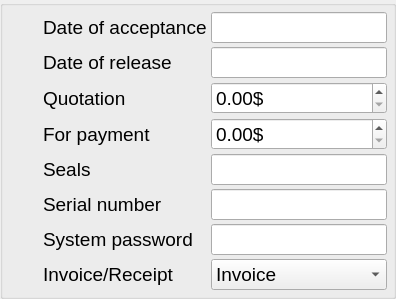
     <widget class="QWidget" name="tab_1">
      <attribute name="icon">
       <iconset resource="../../resources.qrc">
        <normaloff>:/PNG/IMG/order.png</normaloff>:/PNG/IMG/order.png</iconset>
      </attribute>
      <attribute name="title">
       <string>Information</string>
      </attribute>
      <layout class="QGridLayout" name="gridLayout_3">
       <property name="leftMargin">
        <number>0</number>
       </property>
       <property name="topMargin">
        <number>0</number>
       </property>
       <property name="rightMargin">
        <number>0</number>
       </property>
       <property name="bottomMargin">
        <number>0</number>
       </property>
       <property name="spacing">
        <number>4</number>
       </property>
       <item row="0" column="0">
        <widget class="QGroupBox" name="groupBox_4">
         <property name="title">
          <string/>
         </property>
         <layout class="QGridLayout" name="gridLayout_12">
          <property name="leftMargin">
           <number>6</number>
          </property>
          <property name="topMargin">
           <number>6</number>
          </property>
          <property name="rightMargin">
           <number>6</number>
          </property>
          <property name="bottomMargin">
           <number>6</number>
          </property>
          <property name="spacing">
           <number>4</number>
          </property>
          <item row="7" column="2">
           <widget class="QLineEdit" name="lineEdit_system_password">
            <property name="minimumSize">
             <size>
              <width>0</width>
              <height>30</height>
             </size>
            </property>
            <property name="font">
             <font>
              <pointsize>14</pointsize>
             </font>
            </property>
            <property name="focusPolicy">
             <enum>Qt::ClickFocus</enum>
            </property>
           </widget>
          </item>
          <item row="1" column="2">
           <widget class="QLineEdit" name="lineEdit_release_time">
            <property name="minimumSize">
             <size>
              <width>0</width>
              <height>30</height>
             </size>
            </property>
            <property name="font">
             <font>
              <pointsize>14</pointsize>
             </font>
            </property>
            <property name="focusPolicy">
             <enum>Qt::ClickFocus</enum>
            </property>
            <property name="readOnly">
             <bool>true</bool>
            </property>
           </widget>
          </item>
          <item row="0" column="2">
           <widget class="QLineEdit" name="lineEdit_admission_time">
            <property name="minimumSize">
             <size>
              <width>0</width>
              <height>30</height>
             </size>
            </property>
            <property name="font">
             <font>
              <pointsize>14</pointsize>
             </font>
            </property>
            <property name="focusPolicy">
             <enum>Qt::ClickFocus</enum>
            </property>
            <property name="readOnly">
             <bool>true</bool>
            </property>
           </widget>
          </item>
          <item row="3" column="1">
           <widget class="QLabel" name="label_paid">
            <property name="minimumSize">
             <size>
              <width>0</width>
              <height>30</height>
             </size>
            </property>
            <property name="font">
             <font>
              <pointsize>14</pointsize>
             </font>
            </property>
            <property name="text">
             <string>For payment</string>
            </property>
           </widget>
          </item>
          <item row="4" column="1">
           <widget class="QLabel" name="label_seals">
            <property name="minimumSize">
             <size>
              <width>0</width>
              <height>30</height>
             </size>
            </property>
            <property name="font">
             <font>
              <pointsize>14</pointsize>
             </font>
            </property>
            <property name="text">
             <string>Seals</string>
            </property>
           </widget>
          </item>
          <item row="8" column="1">
           <widget class="QLabel" name="label_receipt_fv">
            <property name="minimumSize">
             <size>
              <width>0</width>
              <height>30</height>
             </size>
            </property>
            <property name="font">
             <font>
              <pointsize>14</pointsize>
             </font>
            </property>
            <property name="text">
             <string>Invoice/Receipt </string>
            </property>
           </widget>
          </item>
          <item row="4" column="2">
           <widget class="QLineEdit" name="lineEdit_seals">
            <property name="minimumSize">
             <size>
              <width>0</width>
              <height>30</height>
             </size>
            </property>
            <property name="font">
             <font>
              <pointsize>14</pointsize>
             </font>
            </property>
            <property name="focusPolicy">
             <enum>Qt::ClickFocus</enum>
            </property>
           </widget>
          </item>
          <item row="0" column="1">
           <widget class="QLabel" name="label_admission_time">
            <property name="minimumSize">
             <size>
              <width>0</width>
              <height>30</height>
             </size>
            </property>
            <property name="font">
             <font>
              <pointsize>14</pointsize>
             </font>
            </property>
            <property name="text">
             <string>Date of acceptance</string>
            </property>
           </widget>
          </item>
          <item row="6" column="1">
           <widget class="QLabel" name="label_serial_number">
            <property name="minimumSize">
             <size>
              <width>0</width>
              <height>30</height>
             </size>
            </property>
            <property name="font">
             <font>
              <pointsize>14</pointsize>
             </font>
            </property>
            <property name="text">
             <string>Serial number</string>
            </property>
           </widget>
          </item>
          <item row="1" column="1">
           <widget class="QLabel" name="label_release_time">
            <property name="minimumSize">
             <size>
              <width>0</width>
              <height>30</height>
             </size>
            </property>
            <property name="font">
             <font>
              <pointsize>14</pointsize>
             </font>
            </property>
            <property name="text">
             <string>Date of release</string>
            </property>
           </widget>
          </item>
          <item row="7" column="1">
           <widget class="QLabel" name="label_system_password">
            <property name="minimumSize">
             <size>
              <width>0</width>
              <height>30</height>
             </size>
            </property>
            <property name="font">
             <font>
              <pointsize>14</pointsize>
             </font>
            </property>
            <property name="text">
             <string>System password</string>
            </property>
           </widget>
          </item>
          <item row="2" column="1">
           <widget class="QLabel" name="label_valuation">
            <property name="minimumSize">
             <size>
              <width>0</width>
              <height>30</height>
             </size>
            </property>
            <property name="font">
             <font>
              <pointsize>14</pointsize>
             </font>
            </property>
            <property name="text">
             <string>Quotation</string>
            </property>
           </widget>
          </item>
          <item row="8" column="2">
           <widget class="QComboBox" name="comboBox_receipt_fv">
            <property name="minimumSize">
             <size>
              <width>0</width>
              <height>30</height>
             </size>
            </property>
            <property name="font">
             <font>
              <pointsize>14</pointsize>
             </font>
            </property>
            <property name="focusPolicy">
             <enum>Qt::ClickFocus</enum>
            </property>
            <item>
             <property name="text">
              <string>Invoice</string>
             </property>
            </item>
            <item>
             <property name="text">
              <string>Receipt</string>
             </property>
            </item>
           </widget>
          </item>
          <item row="6" column="2">
           <widget class="QLineEdit" name="lineEdit_serial_number">
            <property name="minimumSize">
             <size>
              <width>0</width>
              <height>30</height>
             </size>
            </property>
            <property name="font">
             <font>
              <pointsize>14</pointsize>
             </font>
            </property>
            <property name="focusPolicy">
             <enum>Qt::ClickFocus</enum>
            </property>
           </widget>
          </item>
          <item row="4" column="0">
           <widget class="QLabel" name="label_seals_icon">
            <property name="minimumSize">
             <size>
              <width>30</width>
              <height>30</height>
             </size>
            </property>
            <property name="maximumSize">
             <size>
              <width>30</width>
              <height>30</height>
             </size>
            </property>
            <property name="text">
             <string>&lt;html&gt;&lt;head/&gt;&lt;body&gt;&lt;p align=&quot;center&quot;&gt;&lt;img src=&quot;:/PNG/IMG/stamp.png&quot; width=&quot;30&quot; height=&quot;30&quot;/&gt;&lt;/p&gt;&lt;/body&gt;&lt;/html&gt;</string>
            </property>
           </widget>
          </item>
          <item row="6" column="0">
           <widget class="QLabel" name="label_serial_number_icon">
            <property name="minimumSize">
             <size>
              <width>30</width>
              <height>30</height>
             </size>
            </property>
            <property name="maximumSize">
             <size>
              <width>30</width>
              <height>30</height>
             </size>
            </property>
            <property name="text">
             <string>&lt;html&gt;&lt;head/&gt;&lt;body&gt;&lt;p align=&quot;center&quot;&gt;&lt;img src=&quot;:/PNG/IMG/hash.png&quot; width=&quot;30&quot; height=&quot;30&quot;/&gt;&lt;/p&gt;&lt;/body&gt;&lt;/html&gt;</string>
            </property>
           </widget>
          </item>
          <item row="7" column="0">
           <widget class="QLabel" name="label_system_password_icon">
            <property name="minimumSize">
             <size>
              <width>30</width>
              <height>30</height>
             </size>
            </property>
            <property name="maximumSize">
             <size>
              <width>30</width>
              <height>30</height>
             </size>
            </property>
            <property name="text">
             <string>&lt;html&gt;&lt;head/&gt;&lt;body&gt;&lt;p align=&quot;center&quot;&gt;&lt;img src=&quot;:/PNG/IMG/password.png&quot; width=&quot;30&quot; height=&quot;30&quot;/&gt;&lt;/p&gt;&lt;/body&gt;&lt;/html&gt;</string>
            </property>
           </widget>
          </item>
          <item row="8" column="0">
           <widget class="QLabel" name="label_receipt_fv_icon">
            <property name="minimumSize">
             <size>
              <width>30</width>
              <height>30</height>
             </size>
            </property>
            <property name="maximumSize">
             <size>
              <width>30</width>
              <height>30</height>
             </size>
            </property>
            <property name="text">
             <string>&lt;html&gt;&lt;head/&gt;&lt;body&gt;&lt;p align=&quot;center&quot;&gt;&lt;img src=&quot;:/PNG/IMG/fv.png&quot; width=&quot;30&quot; height=&quot;30&quot;/&gt;&lt;/p&gt;&lt;/body&gt;&lt;/html&gt;</string>
            </property>
           </widget>
          </item>
          <item row="0" column="0" rowspan="2">
           <widget class="QLabel" name="label_time_icon">
            <property name="minimumSize">
             <size>
              <width>30</width>
              <height>30</height>
             </size>
            </property>
            <property name="maximumSize">
             <size>
              <width>30</width>
              <height>30</height>
             </size>
            </property>
            <property name="text">
             <string>&lt;html&gt;&lt;head/&gt;&lt;body&gt;&lt;p align=&quot;center&quot;&gt;&lt;img src=&quot;:/PNG/IMG/clock.png&quot; width=&quot;30&quot; height=&quot;30&quot;/&gt;&lt;/p&gt;&lt;/body&gt;&lt;/html&gt;</string>
            </property>
           </widget>
          </item>
          <item row="2" column="0" rowspan="2">
           <widget class="QLabel" name="label_money_icon">
            <property name="minimumSize">
             <size>
              <width>30</width>
              <height>30</height>
             </size>
            </property>
            <property name="maximumSize">
             <size>
              <width>30</width>
              <height>30</height>
             </size>
            </property>
            <property name="text">
             <string>&lt;html&gt;&lt;head/&gt;&lt;body&gt;&lt;p align=&quot;center&quot;&gt;&lt;img src=&quot;:/PNG/IMG/money_1.png&quot; width=&quot;30&quot; height=&quot;30&quot;/&gt;&lt;/p&gt;&lt;/body&gt;&lt;/html&gt;</string>
            </property>
           </widget>
          </item>
          <item row="2" column="2">
           <widget class="QDoubleSpinBox" name="doubleSpinBox_valuation">
            <property name="minimumSize">
             <size>
              <width>0</width>
              <height>30</height>
             </size>
            </property>
            <property name="font">
             <font>
              <pointsize>14</pointsize>
             </font>
            </property>
            <property name="focusPolicy">
             <enum>Qt::ClickFocus</enum>
            </property>
            <property name="suffix">
             <string>$</string>
            </property>
            <property name="maximum">
             <double>10000.000000000000000</double>
            </property>
           </widget>
          </item>
          <item row="3" column="2">
           <widget class="QDoubleSpinBox" name="doubleSpinBox_paid">
            <property name="minimumSize">
             <size>
              <width>0</width>
              <height>30</height>
             </size>
            </property>
            <property name="font">
             <font>
              <pointsize>14</pointsize>
             </font>
            </property>
            <property name="focusPolicy">
             <enum>Qt::ClickFocus</enum>
            </property>
            <property name="suffix">
             <string>$</string>
            </property>
            <property name="maximum">
             <double>10000.000000000000000</double>
            </property>
           </widget>
          </item>
         </layout>
        </widget>
       </item>
      </layout>
     </widget>
